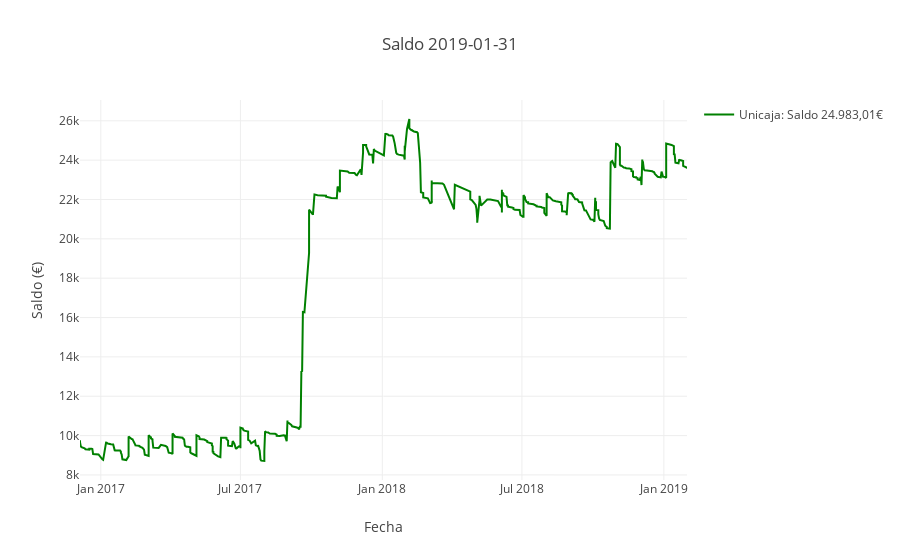

Notebook source saved alongside this figure:
### Markdown cell above
#### Unicaja

### Code cell
layout = go.Layout(title = 'Saldo ' + str(fechasUnicaja[-1]),
              xaxis = dict(title = 'Fecha'),
              yaxis = dict(title = 'Saldo (€)'),
              showlegend = True
)

fig = dict(data=data, layout=layout)
py.offline.iplot(fig, filename='styled-line')

### Figure 1 — Plotly figure (JSON) as saved in the notebook; plotly's stock layout.template omitted (floating-point values rounded to 4 significant figures; data arrays with more than 128 entries replaced by an {"elided": "..."} marker saying what was removed)
{"data": [{"line": {"color": "green"}, "mode": "lines", "name": "Unicaja: Saldo 24.983,01€", "type": "scatter", "uid": "5701590c-3679-4a94-942a-489a06c5b7ab", "x": {"elided": "535 str values"}, "y": {"elided": "540 float values"}}], "layout": {"showlegend": true, "title": {"text": "Saldo 2019-01-31"}, "xaxis": {"title": {"text": "Fecha"}}, "yaxis": {"title": {"text": "Saldo (€)"}}}}
